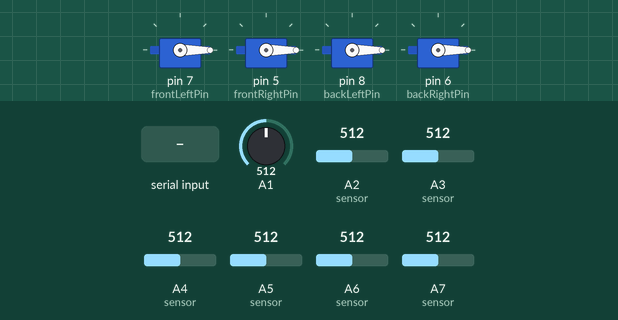
Recording of a sketch running on a simulated Arduino Nano, built with avr-gcc and run on an emulated ATmega328P. Parts: 4 × servo. The inputs (shaded band) are chosen by the test bench; at power-on: A1 = 512, A2 (sensor) = 512, A3 (sensor) = 512, A4 (sensor) = 512, A5 (sensor) = 512, A6 (sensor) = 512, A7 (sensor) = 512. What the sketch prints to the serial monitor is not drawn.

Above: at 1.2 s.
1.3 s: "forward\n" received over Serial
At 2.2 s:
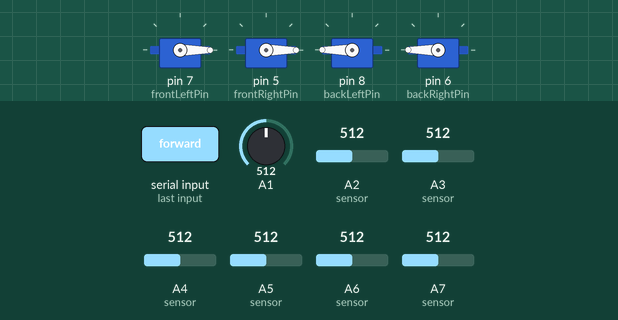
2.8 s: "backward\n" received over Serial
At 3.7 s:
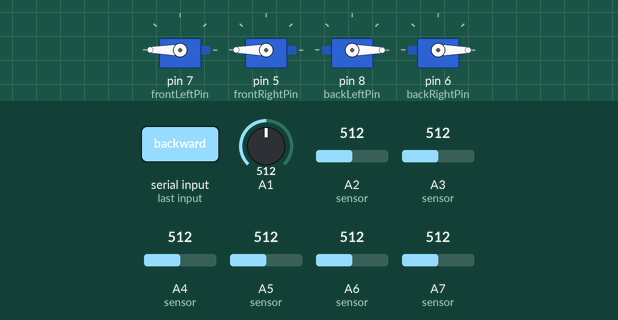
4.3 s: "left\n" received over Serial
At 5.2 s:
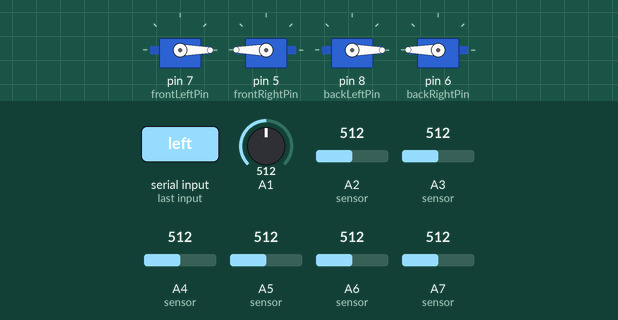
5.8 s: "right\n" received over Serial
At 6.8 s:
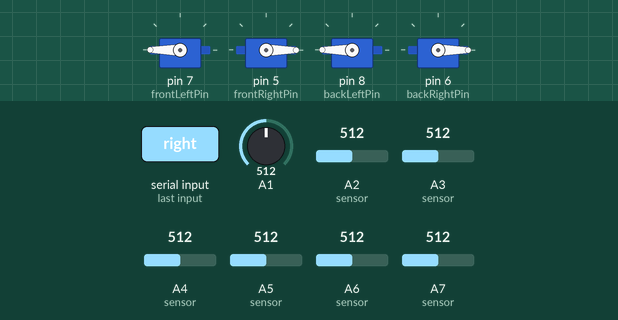
7.3 s: A1 set to 108
10.3 s: A1 set to 92
Timing chart, 0 to 12.8 s (numbered marks = the images above; inputs shaded):
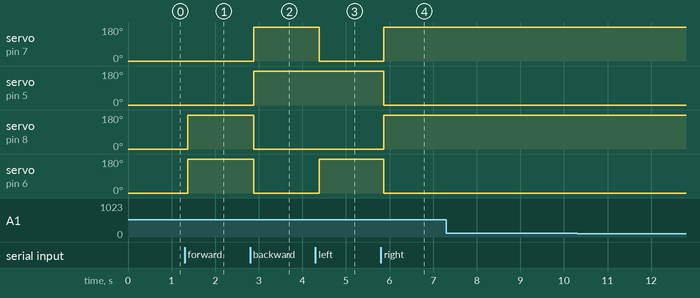

The sketch:

move_talons.ino
```cpp
// This code is used for controlling the talons depending the predicted label

#include <Servo.h>

// Define servo objects
Servo frontLeftServo;
Servo frontRightServo;
Servo backLeftServo;
Servo backRightServo;

// Pins
const int frontLeftPin = 7;
const int frontRightPin = 5;
const int backLeftPin = 8;
const int backRightPin = 6;

// Servo positions
const int OPEN_POS = 0;
const int CLOSED_POS = 180;

// Variables that were previously `const`
String status = "stable";
bool moveInProgress = false;

// Sample rate timing
unsigned long sampleRate = 100;
unsigned long previousMillis = 0;

// Global sensor variables
int emgValue;
int frontLeft1Value;
int frontLeft2Value;
int frontRight1Value;
int frontRight2Value;
int backLeftValue;
int backRightValue;

void setup() {
  frontLeftServo.attach(frontLeftPin);
  frontRightServo.attach(frontRightPin);
  backLeftServo.attach(backLeftPin);
  backRightServo.attach(backRightPin);

  frontLeftServo.write(OPEN_POS);
  frontRightServo.write(OPEN_POS);
  backLeftServo.write(OPEN_POS);
  backRightServo.write(OPEN_POS);

  Serial.begin(9600);
}

void loop() {
  unsigned long currentMillis = millis();
  if (currentMillis - previousMillis >= (1000 / sampleRate)) {
    previousMillis = currentMillis;
    readSensors();
    serialPrintData();
  }

  if (Serial.available() > 0 && !moveInProgress) {
    String input = Serial.readStringUntil('\n');
    // Serial.print("got input----");
    // Serial.print(input);
    // Serial.print("-----");
    input.trim();
    // Serial.println(input);

    if (input.length() > 0 && input != status) {
      Serial.print("Got input: ");
      Serial.println(input);
      status = input;
      moveTalons();
    }
  }
}

void moveTalons() {
  Serial.println("-----Moving talons------");
  moveInProgress = true;
  if (status == "stable") {
    stable();
  } else if (status == "forward") {
    forward();
  } else if (status == "backward") {
    back();
  } else if (status == "left") {
    left();
  } else if (status == "right") {
    right();
  } else {
    Serial.println("The status should be one of the stable/forward/backward/left/right.");
  }
  moveInProgress = false;
}

void back() {
  Serial.println("Back movement");
  frontLeftServo.write(CLOSED_POS);
  frontRightServo.write(CLOSED_POS);
  backLeftServo.write(OPEN_POS);
  backRightServo.write(OPEN_POS);
}

void forward() {
  Serial.println("Forward movement");
  frontLeftServo.write(OPEN_POS);
  frontRightServo.write(OPEN_POS);
  backLeftServo.write(CLOSED_POS);
  backRightServo.write(CLOSED_POS);
}

void left() {
  Serial.println("Left movement");
  frontLeftServo.write(OPEN_POS);
  frontRightServo.write(CLOSED_POS);
  backLeftServo.write(OPEN_POS);
  backRightServo.write(CLOSED_POS);
}

void right() {
  Serial.println("Right movement");
  frontLeftServo.write(CLOSED_POS);
  frontRightServo.write(OPEN_POS);
  backLeftServo.write(CLOSED_POS);
  backRightServo.write(OPEN_POS);
}

void stable() {
  Serial.println("Already stable");
  frontLeftServo.write(OPEN_POS);
  frontRightServo.write(OPEN_POS);
  backLeftServo.write(OPEN_POS);
  backRightServo.write(OPEN_POS);
}

// Function to read the EMG and Pressure sensor values
void readSensors() {
  emgValue = analogRead(A1);
  frontLeft1Value = analogRead(A2); // Pressure sensor in front left toe
  frontLeft2Value = analogRead(A3); // Pressure sensor in front left middle
  frontRight1Value = analogRead(A4); // Pressure sensor in front right toe
  frontRight2Value = analogRead(A5); // Pressure sensor in front right middle
  backLeftValue = analogRead(A6); // Pressure sensor in back left toe
  backRightValue = analogRead(A7); // Pressure sensor in back right toe
}

// Function to print the data to the serial monitor
void serialPrintData() {
  Serial.print(emgValue); Serial.print(',');
  Serial.print(frontLeft1Value); Serial.print(',');
  Serial.print(frontLeft2Value); Serial.print(',');
  Serial.print(frontRight1Value); Serial.print(',');
  Serial.print(frontRight1Value); Serial.print(',');
  Serial.print(backLeftValue); Serial.print(',');
  Serial.println(backRightValue);
}
```

Measured:
- after the input at 1.3 s, servo on pin 8 (backLeftPin), servo on pin 6 (backRightPin): 0° → 180° after 0.07 s
- after the input at 2.8 s, servo on pin 7 (frontLeftPin), servo on pin 5 (frontRightPin): 0° → 180° after 0.08 s; servo on pin 8 (backLeftPin), servo on pin 6 (backRightPin): 180° → 0° after 0.08 s
- after the input at 4.3 s, servo on pin 7 (frontLeftPin): 180° → 0° after 0.09 s; servo on pin 6 (backRightPin): 0° → 180° after 0.09 s
- after the input at 5.8 s, servo on pin 7 (frontLeftPin), servo on pin 8 (backLeftPin): 0° → 180° after 0.07 s; servo on pin 5 (frontRightPin), servo on pin 6 (backRightPin): 180° → 0° after 0.07 s
- after the input at 7.3 s, every drawn part: stays the same
- after the input at 10.3 s, every drawn part: stays the same
